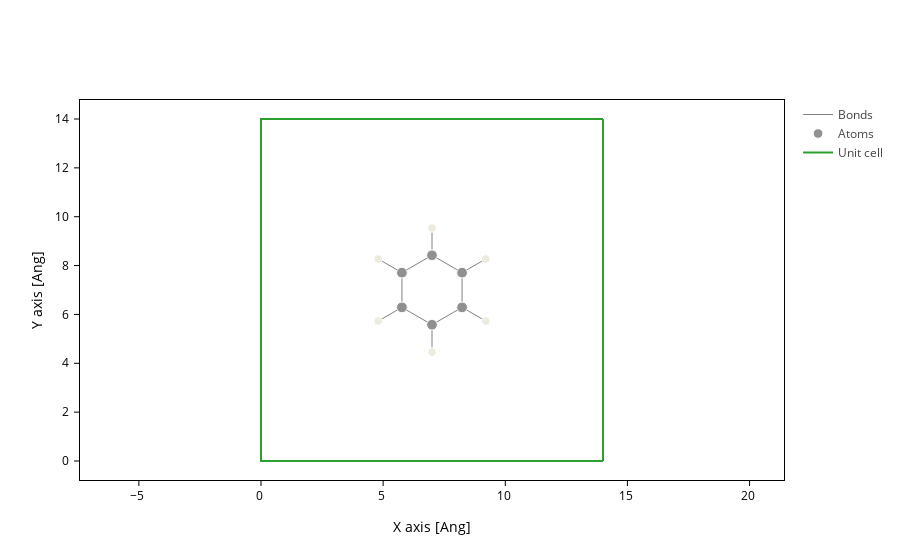

Notebook cell for this chart:
### Code cell
molec.plot(axes="xy")

### Figure 1 — Plotly figure (JSON) as saved in the notebook; plotly's stock layout.template omitted (floating-point values rounded to 4 significant figures; data arrays with more than 128 entries replaced by an {"elided": "..."} marker saying what was removed)
{"data": [{"line": {"color": "gray", "width": 1}, "meta": {}, "mode": "lines", "name": "Bonds", "opacity": 1, "type": "scatter", "x": {"elided": "252 float values"}, "y": {"elided": "252 float values"}}, {"marker": {"color": ["#909090", "#EDEADE", "#909090", "#EDEADE", "#909090", "#EDEADE", "#909090", "#EDEADE", "#909090", "#EDEADE", "#909090", "#EDEADE"], "opacity": 1, "size": [10.72, 8.48, 10.72, 8.48, 10.72, 8.48, 10.72, 8.48, 10.72, 8.48, 10.72, 8.48]}, "meta": {}, "mode": "markers", "name": "Atoms", "opacity": 1, "type": "scatter", "x": [8.231, 9.199, 7.0, 7.0, 5.769, 4.801, 5.769, 4.801, 7.0, 7.0, 8.231, 9.199], "y": [7.711, 8.27, 8.421, 9.54, 7.711, 8.27, 6.289, 5.73, 5.579, 4.46, 6.289, 5.73]}, {"meta": {}, "mode": "lines", "name": "Unit cell", "type": "scatter", "x": [0.0, 0.0, 14.0, 14.0, 0.0, 0.0, NaN, 0.0, 0.0, 0.0, 14.0, 14.0, 0.0, NaN, 14.0, 14.0, NaN, 14.0, 14.0], "y": [0.0, 14.0, 14.0, 14.0, 14.0, 14.0, NaN, 14.0, 0.0, 0.0, 0.0, 0.0, 0.0, NaN, 14.0, 0.0, NaN, 14.0, 0.0]}], "layout": {"autosize": true, "scene": {"aspectmode": "data", "xaxis": {"title": {"text": "X axis [Ang]"}}, "yaxis": {"title": {"text": "Y axis [Ang]"}}}, "xaxis": {"autorange": true, "domain": [0, 1], "range": [-32.58, 46.58], "scaleanchor": "y", "scaleratio": 1, "title": {"text": "X axis [Ang]"}, "type": "linear"}, "yaxis": {"autorange": true, "domain": [0, 1], "range": [-0.7778, 14.78], "title": {"text": "Y axis [Ang]"}, "type": "linear"}}}
